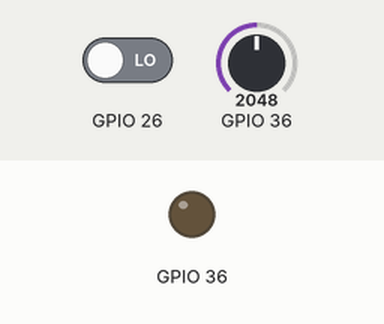
Recording of a sketch running on a simulated ESP32. Parts: output pins drawn as LEDs (lit = HIGH). The inputs (shaded band) are chosen by the test bench; at power-on: GPIO 26 LOW, GPIO 36 = 2048. WiFi joins after 1.5 s; servers stay silent unless stated; what the sketch prints to the serial monitor is not drawn.

Above: at 0.1 s.
At 1.6 s:
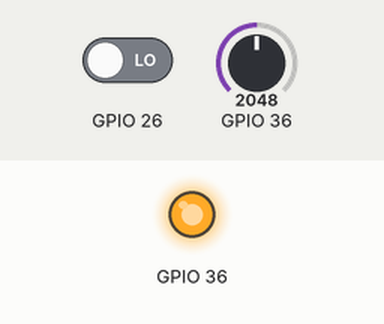
Timing chart, 0 to 3.1 s (numbered marks = the images above):
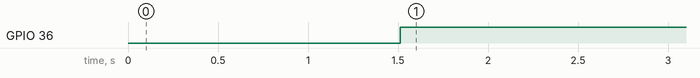

Measured:
- by itself, GPIO 36: LOW → HIGH at 1.5 s

The sketch:

AirQualitySensorConnectedToServer.ino
```cpp
#include <WiFi.h>
#include <PubSubClient.h>

//TODO: ESP32 MQTT user config
const char* ssid = "Lord";
const char* password = "23863115";
const char* username = "nicox";
const char* pubTopic = "publish/gasMachine/4dfQYNSOQdw2i7cBFYIW20CucPFogc8H";
const unsigned int writeInterval = 25000;

//AskSensors MQTT config
const char* mqtt_server = "mqtt.asksensors.com";
unsigned int mqtt_port = 1883;
#define MQ135_THRESHOLD_1 1000 // Fresh Air threshold
WiFiClient askClient;
PubSubClient client(askClient);


int sensorValue;
int digitalValue;


  void setup() {
  Serial.begin(115200);
  pinMode(36, OUTPUT);
  pinMode(26, INPUT);

  Serial.println("*****************************************************");
  Serial.println("********** Program Start : ESP32 publishes MQ-135n data to AskSensors over MQTT");
  Serial.print("********** connecting to WIFI : ");
  Serial.println(ssid);
  WiFi.begin(ssid, password);

  while (WiFi.status() != WL_CONNECTED) {
  delay(500);
  Serial.print(".");
  }
  Serial.println("->WiFi connected");
  Serial.println("->IP address: ");
  Serial.println(WiFi.localIP());
  client.setServer(mqtt_server, mqtt_port);
  client.setCallback(callback);
}

  void loop() {
  // put your main co
  //de here, to run repeatedly:

  sensorValue = analogRead(36);
  digitalValue = digitalRead(26);

  if (sensorValue > 400)
  {
    digitalWrite(A0, HIGH);
  }
  else
    digitalWrite(26, LOW);
  Serial.println(sensorValue, DEC); // prints the value read
  Serial.println(digitalValue, DEC);
  delay(1000); // wait 100ms for next reading

  int MQ135_data = analogRead(A0);
  if(MQ135_data < MQ135_THRESHOLD_1){
  Serial.print("Fresh Air: ");
  } else {
  Serial.print("Poor Air: ");
  }
  Serial.print(MQ135_data); // analog data
  Serial.println(" PPM"); // Unit = part per million
  Serial.println("********** Publish MQTT data to ASKSENSORS");
  char mqtt_payload[30] = "";
  snprintf (mqtt_payload, 30, "m1=%ld", MQ135_data);
  Serial.print("Publish message: ");
  Serial.println(mqtt_payload);
  client.publish(pubTopic, mqtt_payload);
  Serial.println("> MQTT data published");
  Serial.println("********** End ");
  Serial.println("*****************************************************");
  delay(writeInterval);// delay
}

  void callback(char* topic, byte* payload, unsigned int length) {
  Serial.print("Message arrived [");
  Serial.print(topic);
  Serial.print("] ");
  for (int i = 0; i < length; i++) {
  Serial.print((char)payload[i]);
  }
  Serial.println();
  }
  void reconnect() {
  // Loop until we’re reconnected
  while (!client.connected()) {
  Serial.print("********** Attempting MQTT connection…");
  // Attempt to connect
  if (client.connect("ESP32Client", username, "")) {
  Serial.println("-> MQTT client connected");
  } else {
  Serial.print("failed, rc=");
  Serial.print(client.state());
  Serial.println("-> try again in 5 seconds");
  // Wait 5 seconds before retrying
  delay(5000);
}
}
}
```
